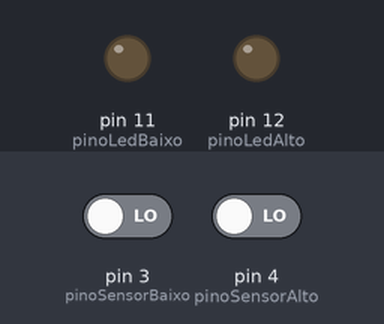
Bench run of a sketch on a simulated Arduino Uno, built with avr-gcc and run on an emulated ATmega328P. Shown: output pins drawn as LEDs (lit = HIGH). Dashed ring = blinking. Inputs (shaded band) come from the test bench; at power-on: pin 3 (pinoSensorBaixo) LOW, pin 4 (pinoSensorAlto) LOW.

Above: at 1.2 s.
1.3 s: pin 3 (pinoSensorBaixo) driven HIGH
At 1.6 s:
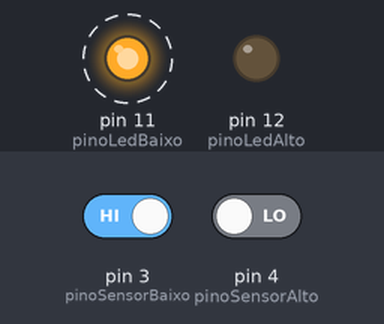
4.3 s: pin 4 (pinoSensorAlto) driven HIGH
At 4.7 s:
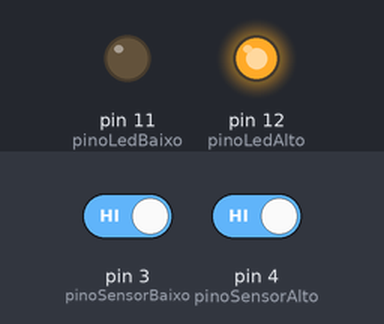
7.3 s: pin 4 (pinoSensorAlto) driven LOW
At 10.2 s:
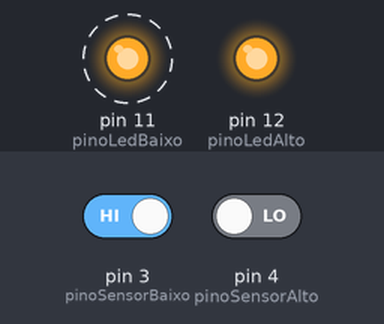
10.3 s: pin 3 (pinoSensorBaixo) driven LOW
At 10.8 s:
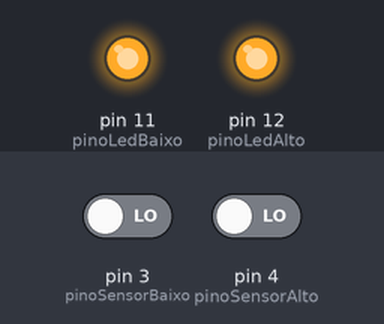
Timing chart, 0 to 12.8 s (numbered marks = the images above; inputs shaded):
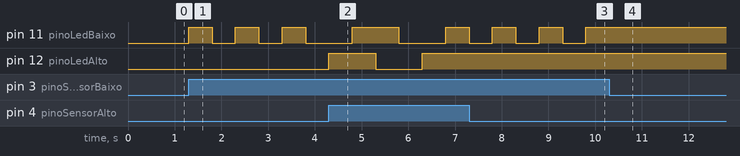

Measured:
- after the input at 1.3 s, pin 11 (pinoLedBaixo): alternates HIGH for 0.50 s and LOW for 0.50 s, starting at once
- after the input at 4.3 s, pin 12 (pinoLedAlto): LOW → HIGH at once, → LOW 1.0 s later, → HIGH 1.0 s later
- after the input at 7.3 s, pin 12 (pinoLedAlto): stays HIGH (without the input it goes to LOW after 0.00 s)
- after the input at 10.3 s, pin 11 (pinoLedBaixo): stops changing and stays HIGH

The sketch:

sensorsom.ino
```cpp
int pinoLedBaixo = 11; //PINO DIGITAL UTILIZADO PELO LED
int pinoSensorBaixo = 3; //PINO DIGITAL UTILIZADO PELO SENSOR
int estadoSensorBaixo; //VARIÁVEL QUE ARMAZENA O ESTADO DA SAÍDA DO SENSOR (HIGH / LOW)
int pinoLedAlto = 12;
int pinoSensorAlto = 4;
int estadoSensorAlto;

void setup(){
  pinMode(pinoSensorBaixo, INPUT); //DEFINE O PINO COMO ENTRADA
  pinMode(pinoLedBaixo, OUTPUT); //DEFINE O PINO COMO SAÍDA
  pinMode(pinoSensorAlto, INPUT);
  pinMode(pinoLedAlto, OUTPUT);
}

void loop(){
  if (digitalRead(pinoSensorBaixo) == HIGH){ //SE A LEITURA DO PINO FOR IGUAL A HIGH, FAZ
      estadoSensorBaixo = digitalRead(pinoLedBaixo); //LÊ O ESTADO ATUAL DO PINO E ARMAZENA NA VARIÁVEL
      digitalWrite(pinoLedBaixo, !estadoSensorBaixo); //MUDA O ESTADO ATUAL DO LED COMPARANDO COM O ESTADO
      //ARMAZENADO NA VARIÁVEL estadoSensor
      delay(500); //INTERVALO DE 500 MILISSEGUNDOS
  }
if (digitalRead(pinoSensorAlto) == HIGH){
      estadoSensorAlto = digitalRead(pinoLedAlto);
      digitalWrite(pinoLedAlto, !estadoSensorAlto);
      delay(500);
}}
```
